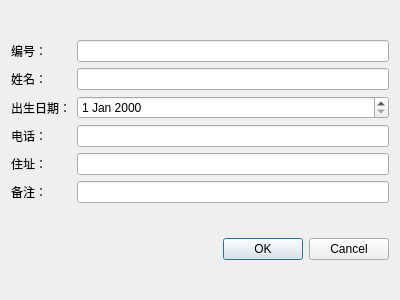
<?xml version="1.0" encoding="UTF-8"?>
<ui version="4.0">
 <class>PsmDlgPatient</class>
 <widget class="QDialog" name="PsmDlgPatient">
  <property name="geometry">
   <rect>
    <x>0</x>
    <y>0</y>
    <width>400</width>
    <height>300</height>
   </rect>
  </property>
  <property name="windowTitle">
   <string>Dialog</string>
  </property>
  <layout class="QVBoxLayout" name="verticalLayout" stretch="1,0">
   <item>
    <layout class="QGridLayout" name="gridLayout" rowstretch="1,1,1,1,1,1" columnstretch="0,1" rowminimumheight="1,1,1,1,1,1" columnminimumwidth="0,1">
     <item row="0" column="0">
      <widget class="QLabel" name="label">
       <property name="text">
        <string>编号：</string>
       </property>
      </widget>
     </item>
     <item row="3" column="0">
      <widget class="QLabel" name="label_4">
       <property name="text">
        <string>电话：</string>
       </property>
      </widget>
     </item>
     <item row="2" column="1">
      <widget class="QDateEdit" name="deDob"/>
     </item>
     <item row="4" column="1">
      <widget class="QLineEdit" name="leAddress"/>
     </item>
     <item row="4" column="0">
      <widget class="QLabel" name="label_5">
       <property name="text">
        <string>住址：</string>
       </property>
      </widget>
     </item>
     <item row="1" column="1">
      <widget class="QLineEdit" name="lePatientName"/>
     </item>
     <item row="1" column="0">
      <widget class="QLabel" name="label_2">
       <property name="text">
        <string>姓名：</string>
       </property>
      </widget>
     </item>
     <item row="0" column="1">
      <widget class="QLineEdit" name="lePatientId"/>
     </item>
     <item row="3" column="1">
      <widget class="QLineEdit" name="lePhoneNum"/>
     </item>
     <item row="2" column="0">
      <widget class="QLabel" name="label_3">
       <property name="text">
        <string>出生日期：</string>
       </property>
      </widget>
     </item>
     <item row="5" column="0">
      <widget class="QLabel" name="label_6">
       <property name="text">
        <string>备注：</string>
       </property>
      </widget>
     </item>
     <item row="5" column="1">
      <widget class="QLineEdit" name="leComment"/>
     </item>
    </layout>
   </item>
   <item>
    <widget class="QDialogButtonBox" name="buttonBox">
     <property name="orientation">
      <enum>Qt::Horizontal</enum>
     </property>
     <property name="standardButtons">
      <set>QDialogButtonBox::Cancel|QDialogButtonBox::Ok</set>
     </property>
    </widget>
   </item>
  </layout>
 </widget>
 <resources/>
 <connections>
  <connection>
   <sender>buttonBox</sender>
   <signal>accepted()</signal>
   <receiver>PsmDlgPatient</receiver>
   <slot>accept()</slot>
   <hints>
    <hint type="sourcelabel">
     <x>248</x>
     <y>254</y>
    </hint>
    <hint type="destinationlabel">
     <x>157</x>
     <y>274</y>
    </hint>
   </hints>
  </connection>
  <connection>
   <sender>buttonBox</sender>
   <signal>rejected()</signal>
   <receiver>PsmDlgPatient</receiver>
   <slot>reject()</slot>
   <hints>
    <hint type="sourcelabel">
     <x>316</x>
     <y>260</y>
    </hint>
    <hint type="destinationlabel">
     <x>286</x>
     <y>274</y>
    </hint>
   </hints>
  </connection>
 </connections>
</ui>
